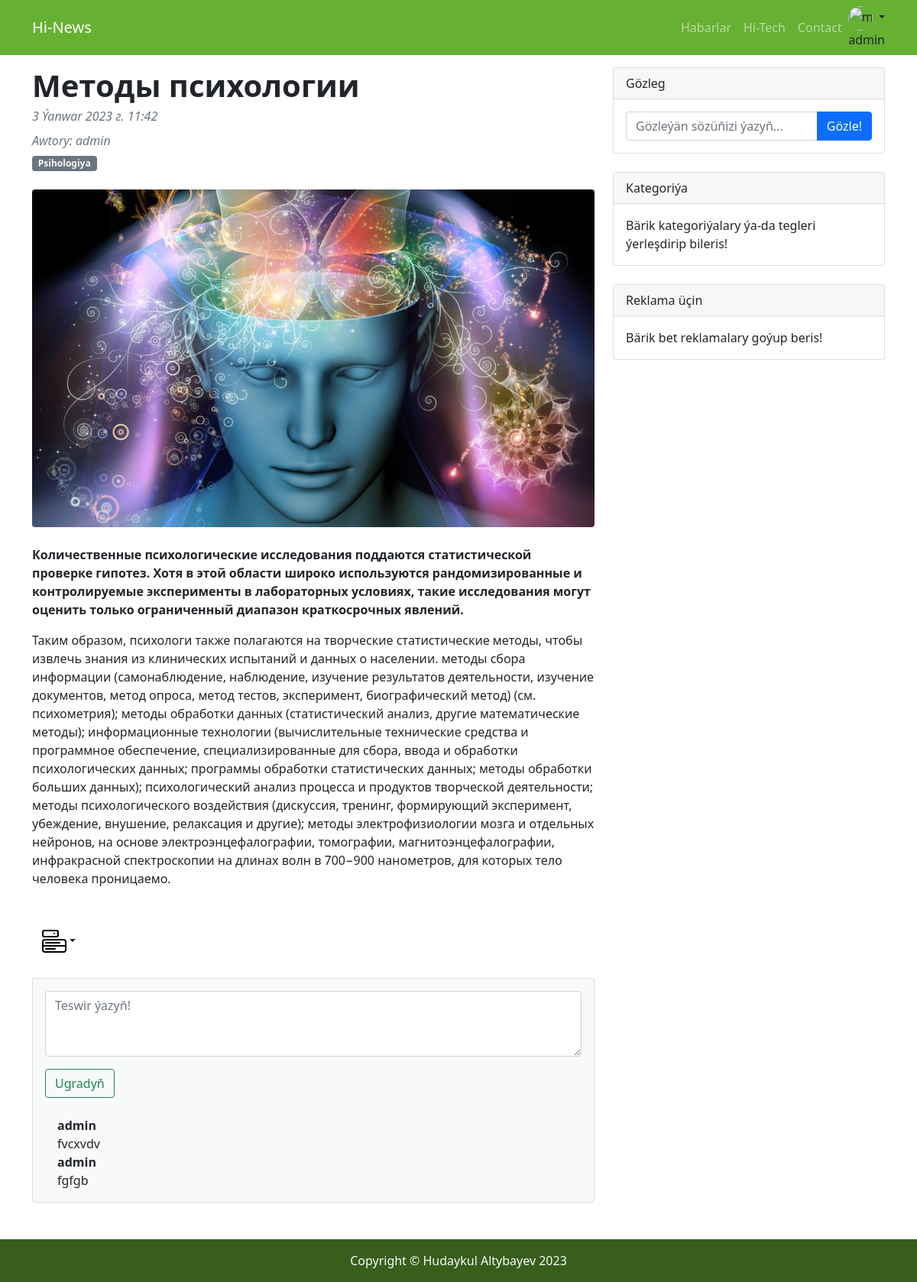
Screenshot of /2/ (signed in) with the database file from the repository.
### accounts/models.py (models this page shows)
class CustomUser(AbstractUser):
    age = models.PositiveIntegerField('yaşy', null=True, blank=True)

### articles/models.py (models this page shows, shortened)
class Article(models.Model):
    title = models.CharField(max_length=200)
    summary = models.CharField('Gysgaça', max_length=200, blank=True)
    body = RichTextField()
    category = models.ManyToManyField(Category, verbose_name='Kategoriyasy', related_name='blog_category')
    photo = models.ImageField(upload_to='images/', blank=True)
    date = models.DateTimeField(auto_now_add=True)
    author = models.ForeignKey(get_user_model(), on_delete=models.CASCADE)
    class Meta:
        verbose_name_plural = "Makala"

class Category(models.Model):
    name = models.CharField(max_length=100)
    class Meta:
        verbose_name_plural = "Kategoriýa"

class Comment(models.Model):
    article = models.ForeignKey(Article, on_delete=models.CASCADE, related_name='comments')
    text = models.TextField(max_length=1000)
    author = models.ForeignKey(get_user_model(), on_delete=models.CASCADE)
    parent = models.ForeignKey('self', verbose_name='esasy', on_delete=models.SET_NULL, blank=True, null=True)
    class Meta:
        verbose_name_plural = "Teswir"

### articles/views.py (the view)
# urls.py: path('<int:pk>/', ArticleDetailView.as_view(), name='article_detail'),
class ArticleDetailView(CategoryFilter, DetailView):
    model = Article
    template_name = 'article_detail.html'

### templates/article_detail.html (shortened to what this page needs)
{% extends 'base.html' %}
{% load static %}
{% block content %}
    <div class="col-lg-8 mt-3">
        <article>
            <header class="mb-4">
                <h1 class="fw-bolder mb-1">{{ article.title }}</h1>
                <div class="text-muted fst-italic mb-2">{{ article.date }}</div>
                <div class="text-muted fst-italic mb-2">Awtory: {{ article.author }}</div>
                {% for categor in article.category.all %}
                    <a class="badge bg-secondary text-decoration-none link-light" href="#!">{{ categor.name }}</a>
                {% endfor %}
            </header>
            <figure class="mb-4"><img class="img-fluid rounded"
                                      src="{{ article.photo.url }}" alt="{{ article.title }}"/></figure>
            <section class="mb-5">
                {{ article.body | safe }}
            </section>
            {% if user.is_superuser %}
                <div class="dropdown mb-4 ">
                    <i class="btn dropdown-toggle" type="button" aria-expanded="false" data-bs-toggle="dropdown"><img
                            src="{% static 'assets/menu-button.svg' %}" alt="Bootstrap" width="32" height="32"></i>
                </div>
            {% else %}
                <h2 class="visually-hidden"></h2>
            {% endif %}
        </article>
        <section class="mb-5">
            <div class="card bg-light">
                <div class="card-body">
                    <form action="{% url 'add_comment' article.id %}" method="post" class="mb-4">{% csrf_token %}
                        <textarea class="form-control" rows="3" name="text"
                                  placeholder="Teswir ýazyň!"></textarea>
                        {% if user.is_authenticated %}
                            <button type="submit" class="mt-3 btn btn-outline-success ">Ugradyň</button>
                        {% else %}
                            <div class="mt-2 alert alert-info" role="alert">
                                Teswir galdyrmak üçin ilki <a href="{% url 'login' %}" class="alert-link">agza boluň</a>.
                            </div>
                        {% endif %}
                    </form>
                    {% for comment in article.comments.all %}
                        <div class="d-flex">
                            <div class="ms-3">
                                <div class="fw-bold">{{ comment.author }}</div>
                                {{ comment.text }}
                            </div>
                        </div>
                    {% endfor %}
                </div>
            </div>
        </section>
    </div>
    {% include 'include/widget.html' %}
{% endblock content %}

### templates/base.html (shortened to what this page needs)
{% load static %}
<!DOCTYPE html>
<html class="h-100">
<head>
    <link rel="stylesheet" href="{% static 'bootstrap/css/bootstrap.min.css' %}">
    <link rel="stylesheet" href="{% static 'css/styles.css' %}">
    <link rel="stylesheet" href="{% static 'css/headers.css' %}">
</head>
<body class="d-flex flex-column h-100 ">
<nav class="navbar navbar-expand-lg navbar-dark " style="background-color: #66B032">
    <div class="container">
        <a class="navbar-brand" href="{% url 'article_list' %}">Hi-News</a>
        <div class="collapse navbar-collapse" id="navbarSupportedContent">
            <ul class="navbar-nav ms-auto mb-2 mb-lg-0">
                <li class="nav-item"><a class="nav-link" href="#">Habarlar</a></li>
                <li class="nav-item"><a class="nav-link" href="#!">Hi-Tech</a></li>
                <li class="nav-item"><a class="nav-link" href="#!">Contact</a></li>
            </ul>
            <div class="dropdown text-end">
                {% if user.is_authenticated %}
                    <a href="#" class="d-block link-dark text-decoration-none dropdown-toggle" id="dropdownUser1"
                       data-bs-toggle="dropdown" aria-expanded="false">
                        <img src="https://github.com/mdo.png" alt="mdo" width="32" height="32" class="rounded-circle">
                    </a>
                    {{ user.username }}
                {% else %}
                    <form class="form-inline ml-auto">
                        <a href="{% url 'login' %}" class="btn btn-outline-primary me-2">Girmek</a>
                        <a href="{% url 'signup' %}" class="btn btn-primary">Hasap açmak</a>
                    </form>
                {% endif %}
            </div>
        </div>
    </div>
</nav>
<div class="container">
    <div class="row">
        {% block content %}
        {% endblock content %}
    </div>
</div>
<footer class="footer mt-auto py-3 " style="background-color: #375F1B">
  <div class="container">
    <p class="m-0 text-center text-light">Copyright &copy; Hudaykul Altybayev 2023</p>
  </div>
</footer>
</body>
</html>

### static/css/headers.css (style rules this page uses)
.dropdown-toggle { outline: 0; }

### rows the page displays
CustomUser: username "admin"
Article: title "Методы психологии", date "3 Ýanwar 2023 г. 11:42", author "admin", photo (picture), body "Количественные психологические исследования поддаются статистической проверке гипотез. Хотя в этой области широко используются рандомизированные и контролируемые эксперименты в лабораторных условиях, такие исследования могут оценить только ограниченный диапазон краткосрочных явлений. Таким образом, психологи также полагаются на творческие статистические методы, чтобы извлечь знания из клинических испытаний и данных о населении. методы сбора информации (самонаблюдение, наблюдение, изучение результатов деятельности, изучение документов, метод опроса, метод тестов, эксперимент, биографический метод) (см. психометрия); методы обработки данных (статистический анализ, другие математические…"
Category: name "Psihologiya"
Comment: author "admin", text "fvcxvdv"
Comment: author "admin", text "fgfgb"
